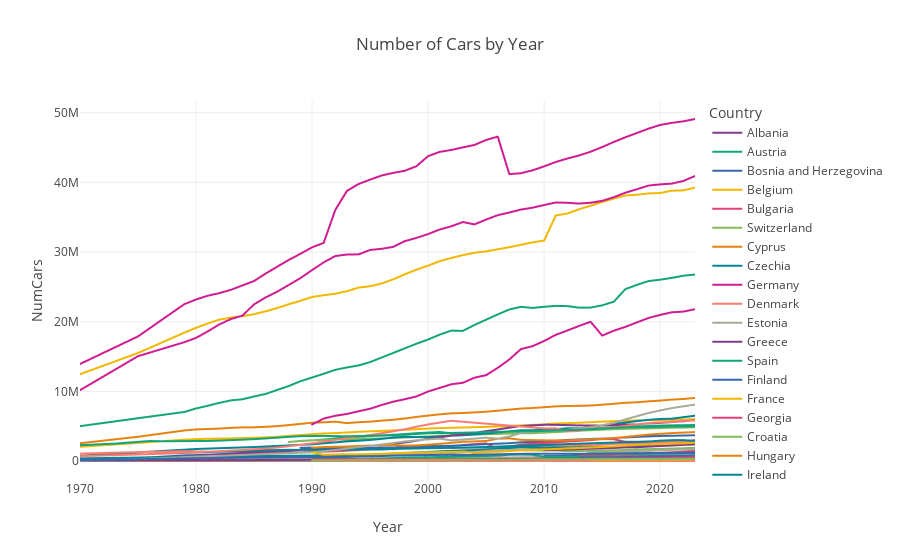

The code cell stored with this chart in its notebook:
### Code cell
fig = px.line(total_passengers_df, x = 'Year', y = 'NumCars', title = 'Number of Cars by Year', color = 'Country', 
              color_discrete_sequence = px.colors.qualitative.Bold)
fig.show()
